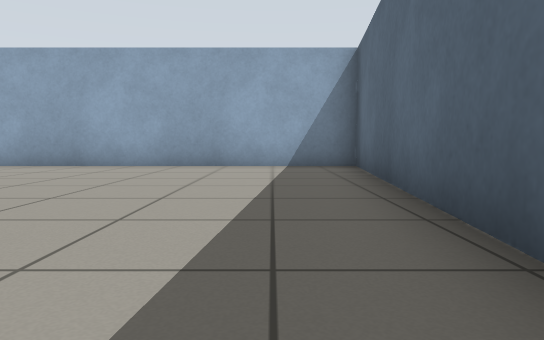
View 1 (above)

18 first-person views from a walk through a Gazebo world. The camera is 0.5 m above the floor, tilts 4° down and sees 70° across. The floor is counted in squares, 1 m on a side. Each view is taken from the middle of a square. On the plan, view 1 faces up. The plan holds only what a view shows up to about 9 squares ahead; the rest is blank.

View 2
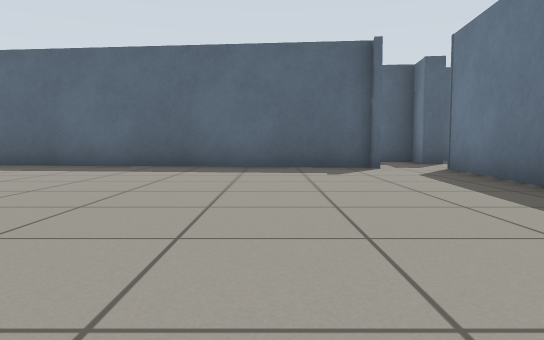

View 3
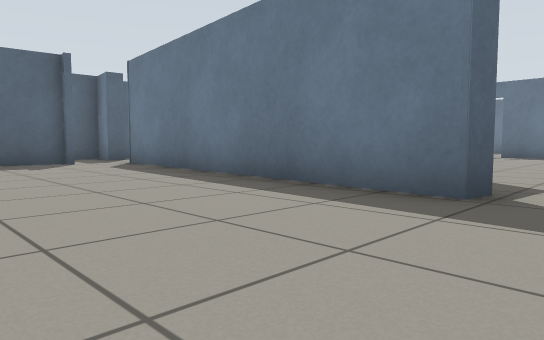

View 4
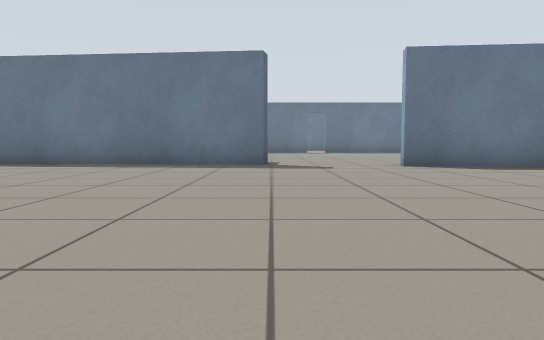

View 5
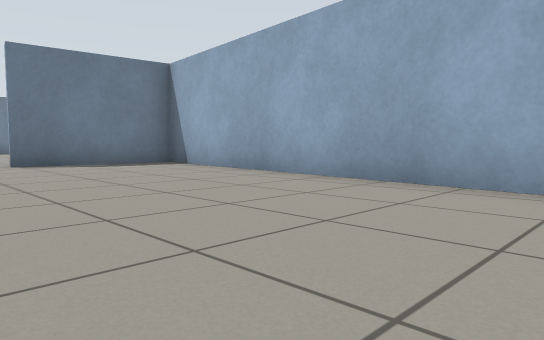

View 6
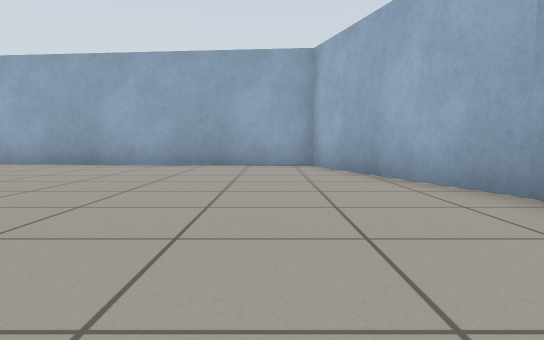

View 7
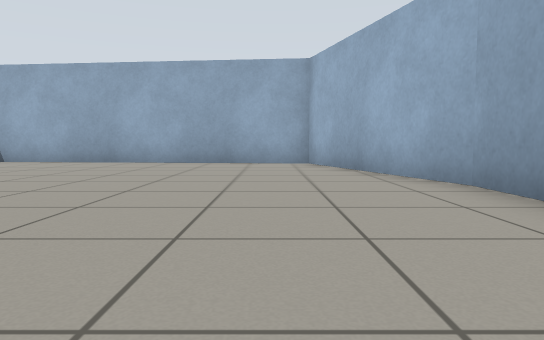

View 8
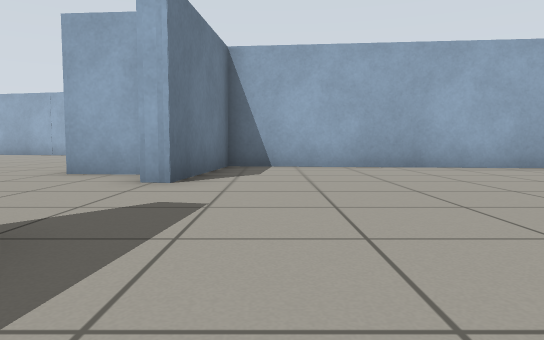

View 9
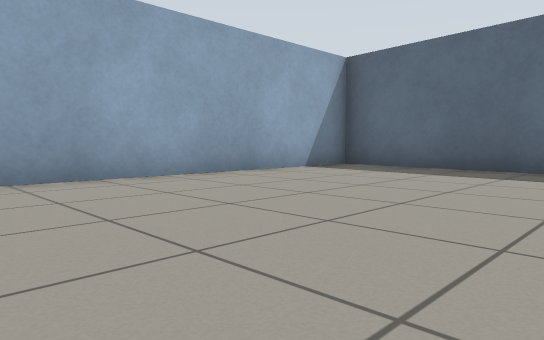

View 10
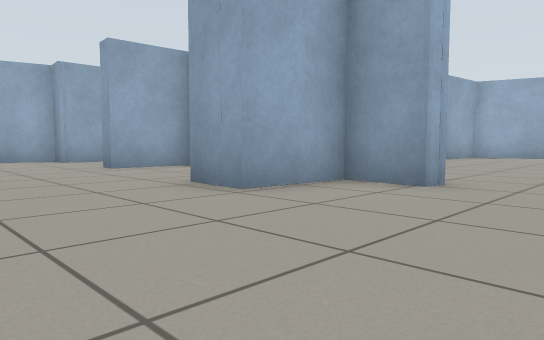

View 11
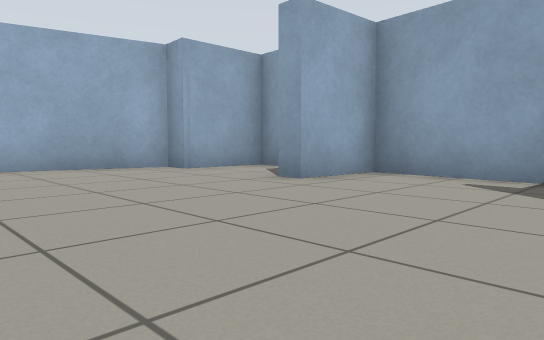

View 12
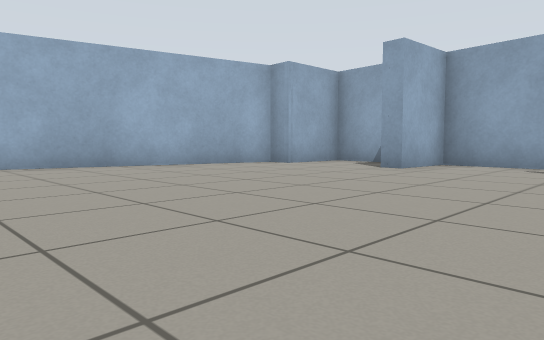

View 13
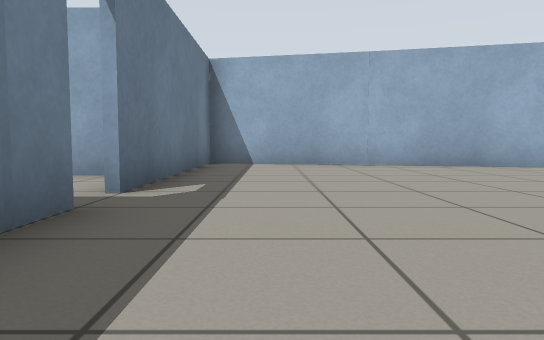

View 14
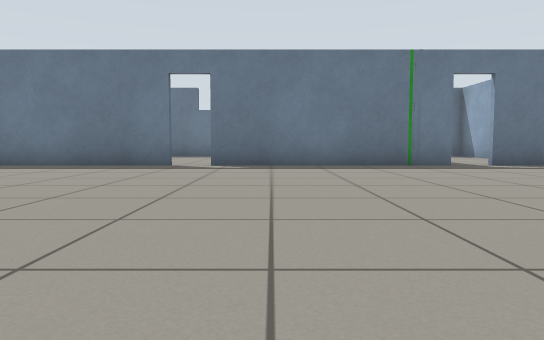

View 15
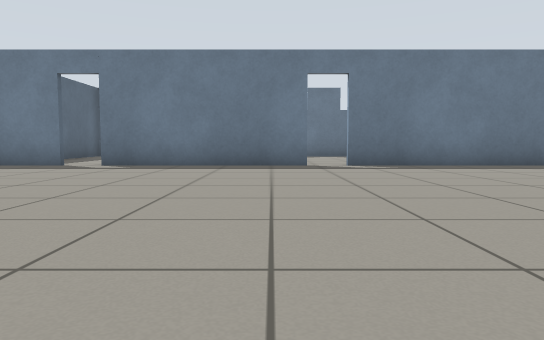

View 16
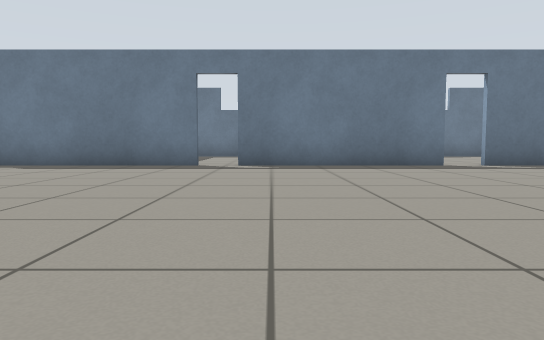

View 17
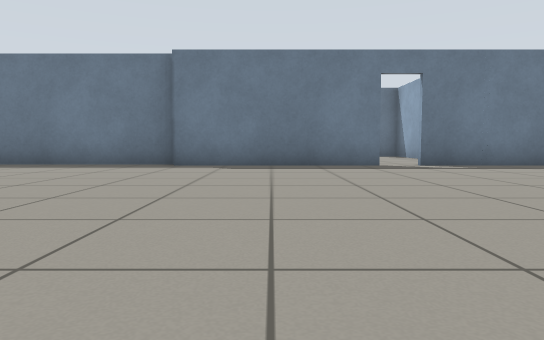

View 18
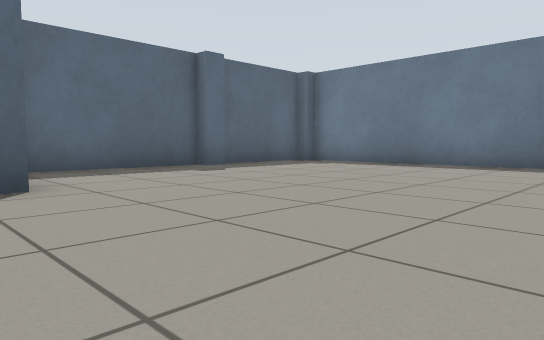

### Floor plan
Ten units are one square. View 1 is at (0, 0); x grows to the right and y downward. Boxes are objects, and circles mark ways between rooms. Rooms are numbered by the first view taken in them; rooms with no view inside come last. Other rooms are left out.
<svg viewBox="-227 -88 297 233">
<path fill="none" stroke="#000" d="M-79 31 -78 26 4 34M-85 -83 -134 -69 -143 20 -108 23 -109 27 -120 25 -122 42M8 21 18 -83 -86 -83M-99 135 -52 135M-45 135 1 135M-122 42 -134 41M-139 23 -165 21 -166 39 -171 39M-160 135 -106 135M1 139 42 139M-188 18 -195 18 -195 37 -202 37 -222 120M61 106 61 101M65 101 65 66M-221 135 -167 135"/>
<circle cx="-95" cy="28" r="3" fill="#2a7"/>
<text x="-60" y="-20">1</text>
<text x="-80" y="90">2</text>
</svg>
Room 1 opens to room 2.

Where each view was taken, in squares from view 1:
view 1: 0 up, 0 right, facing up
view 2: 0 up, 7 left, facing right
view 3: 1 up, 9 left, facing down-right
view 4: 6 up, 8 left, facing down
view 5: 7 up, 9 left, facing down-left
view 6: 6 up, 5 left, facing left
view 7: 6 up, 4 left, facing left
view 8: 1 down, 6 left, facing left
view 9: 3 up, 6 left, facing up-right
view 10: 7 down, 9 left, facing up-left
view 11: 8 down, 13 left, facing up-left
view 12: 11 down, 13 left, facing up-left
view 13: 12 down, 13 left, facing left
view 14: 5 down, 12 left, facing down
view 15: 5 down, 9 left, facing down
view 16: 5 down, 6 left, facing down
view 17: 5 down, 2 left, facing down
view 18: 5 down, 1 left, facing down-right
